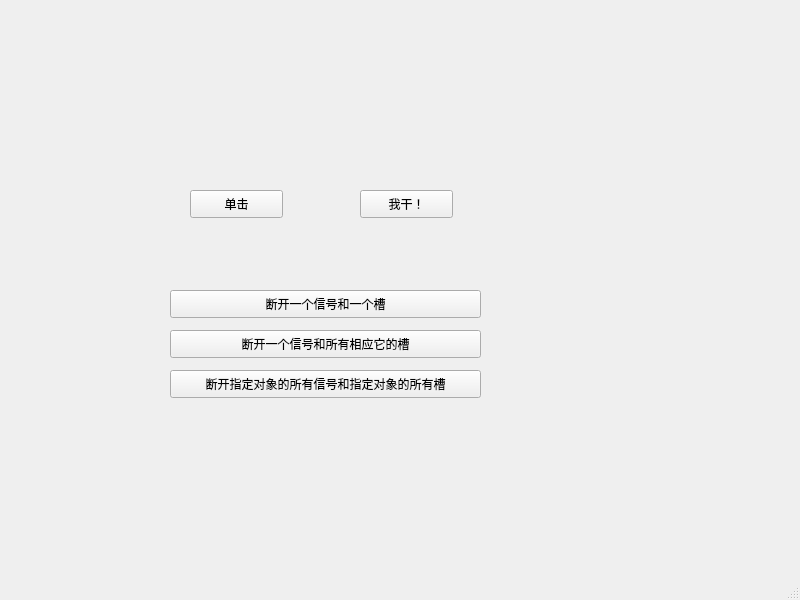
<?xml version="1.0" encoding="UTF-8"?>
<ui version="4.0">
 <class>MainWindow</class>
 <widget class="QMainWindow" name="MainWindow">
  <property name="geometry">
   <rect>
    <x>0</x>
    <y>0</y>
    <width>800</width>
    <height>600</height>
   </rect>
  </property>
  <property name="windowTitle">
   <string>MainWindow</string>
  </property>
  <widget class="QWidget" name="centralwidget">
   <widget class="QPushButton" name="cbtn">
    <property name="geometry">
     <rect>
      <x>190</x>
      <y>190</y>
      <width>93</width>
      <height>28</height>
     </rect>
    </property>
    <property name="text">
     <string>单击</string>
    </property>
   </widget>
   <widget class="QPushButton" name="wbtn">
    <property name="geometry">
     <rect>
      <x>360</x>
      <y>190</y>
      <width>93</width>
      <height>28</height>
     </rect>
    </property>
    <property name="text">
     <string>我干！</string>
    </property>
   </widget>
   <widget class="QPushButton" name="pushButton">
    <property name="geometry">
     <rect>
      <x>170</x>
      <y>290</y>
      <width>311</width>
      <height>28</height>
     </rect>
    </property>
    <property name="text">
     <string>断开一个信号和一个槽</string>
    </property>
   </widget>
   <widget class="QPushButton" name="pushButton_2">
    <property name="geometry">
     <rect>
      <x>170</x>
      <y>330</y>
      <width>311</width>
      <height>28</height>
     </rect>
    </property>
    <property name="text">
     <string>断开一个信号和所有相应它的槽</string>
    </property>
   </widget>
   <widget class="QPushButton" name="pushButton_3">
    <property name="geometry">
     <rect>
      <x>170</x>
      <y>370</y>
      <width>311</width>
      <height>28</height>
     </rect>
    </property>
    <property name="text">
     <string>断开指定对象的所有信号和指定对象的所有槽</string>
    </property>
   </widget>
  </widget>
  <widget class="QMenuBar" name="menubar">
   <property name="geometry">
    <rect>
     <x>0</x>
     <y>0</y>
     <width>800</width>
     <height>26</height>
    </rect>
   </property>
  </widget>
  <widget class="QStatusBar" name="statusbar"/>
 </widget>
 <resources/>
 <connections/>
</ui>
